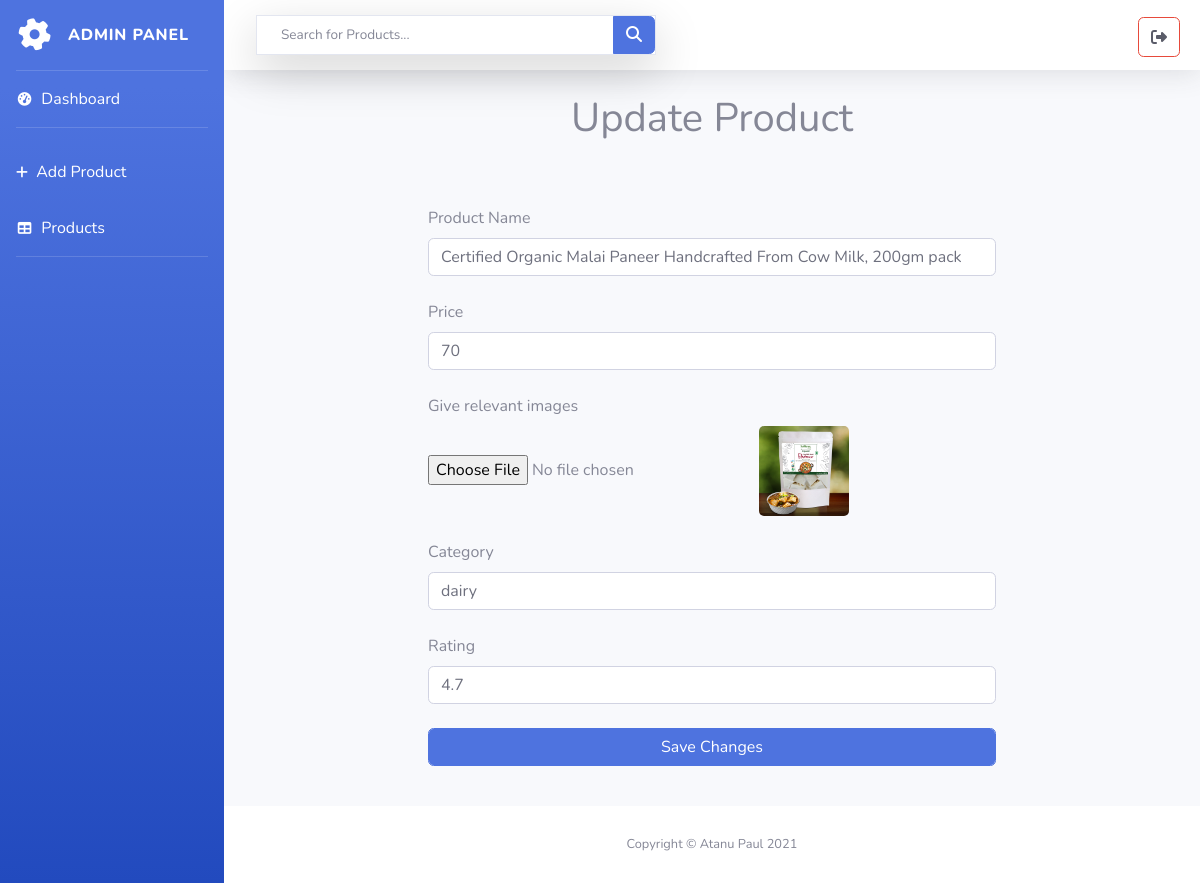
The app's page /admin/form.php?id=4 (signed in) with its own data.
### tables this page shows
CREATE TABLE `products` (
  `id` int(11) NOT NULL,
  `pname` varchar(300) NOT NULL,
  `price` int(30) NOT NULL,
  `image` varchar(300) NOT NULL,
  `category` varchar(100) NOT NULL,
  `description` varchar(500) NOT NULL,
  `rating` float NOT NULL
);

### admin/include/form/product_form.php (the view, shortened to what this page needs)
<?php
$product_id = "";
$pname = "";
$price = "";
$category = "";
$rating = "";
$connect = mysqli_connect("localhost", "root", "", "project");
if (isset($_GET['id'])) {
    $product_id = $_GET['id'];
    $select = "SELECT * FROM products WHERE id = $product_id";
    $select_res = mysqli_query($connect, $select);
    if (mysqli_num_rows($select_res) > 0) {
        $products = mysqli_fetch_array($select_res);
        $pname = $products['pname'];
        $price = $products['price'];
        $category = $products['category'];
        $rating = $products['rating'];
    }
}
?>
<h1 class="text-center mb-5"><?php echo $product_id ? 'Update Product' : 'Add New Product'; ?></h1>
<form action="<?php echo $product_id ? 'include/form/update.php?id=' : 'include/form/insert.php'?>" method="post" enctype="multipart/form-data" class="p-3 mx-auto"
    style="max-width: 600px;">
    <div class="mb-4">
        <label for="price" class="form-label">Product Name</label>
        <input type="text" value="<?php echo $pname?>" name="pname" class="form-control" placeholder="Name of product" required>
    </div>
    <div class="mb-4">
        <label for="price" class="form-label">Price</label>
        <input type="text" value="<?php echo $price?>" name="price" class="form-control" placeholder="Price of product" required>
    </div>
    <div class="my-4">
        <label class="form-label d-block fs-5">Give relevant images</label>
        <input type="file" name="image" <?php if (!$product_id) {echo "required";} ?> />
        <?php if($product_id) { ?>
                <img class="update_image" src="include/form/images/<?php echo $products['image']; ?>" alt="product image" >
        <?php } ?>
    </div>
    <div class="my-4">
        <label class="form-label">Category</label>
        <input type="text" value="<?php echo $category?>" name="category" class="form-control" placeholder="Category of product" required>
    </div>
    <div class="my-4">
        <label class="form-label">Rating</label>
        <input type="text" value="<?php echo $rating?>" name="rating" class="form-control" placeholder="Rating of product" required>
    </div>
    <div class="my-4">
        <button class="form-control btn btn-primary" type="submit"><?php echo $product_id ? 'Save Changes' : 'Add Product' ?></button>
    </div>
</form>

### admin/include/head.php (style rules this page uses)
input, button, select { cursor: pointer; }
input[type="text"] { cursor: auto; }
table .products, .update_image { height: 90px; border-radius: 5px; }

### records on screen
products: pname "Certified Organic Malai Paneer Handcrafted From Cow Milk, 200gm pack", price "70", image (picture), category "dairy", rating "4.7"
